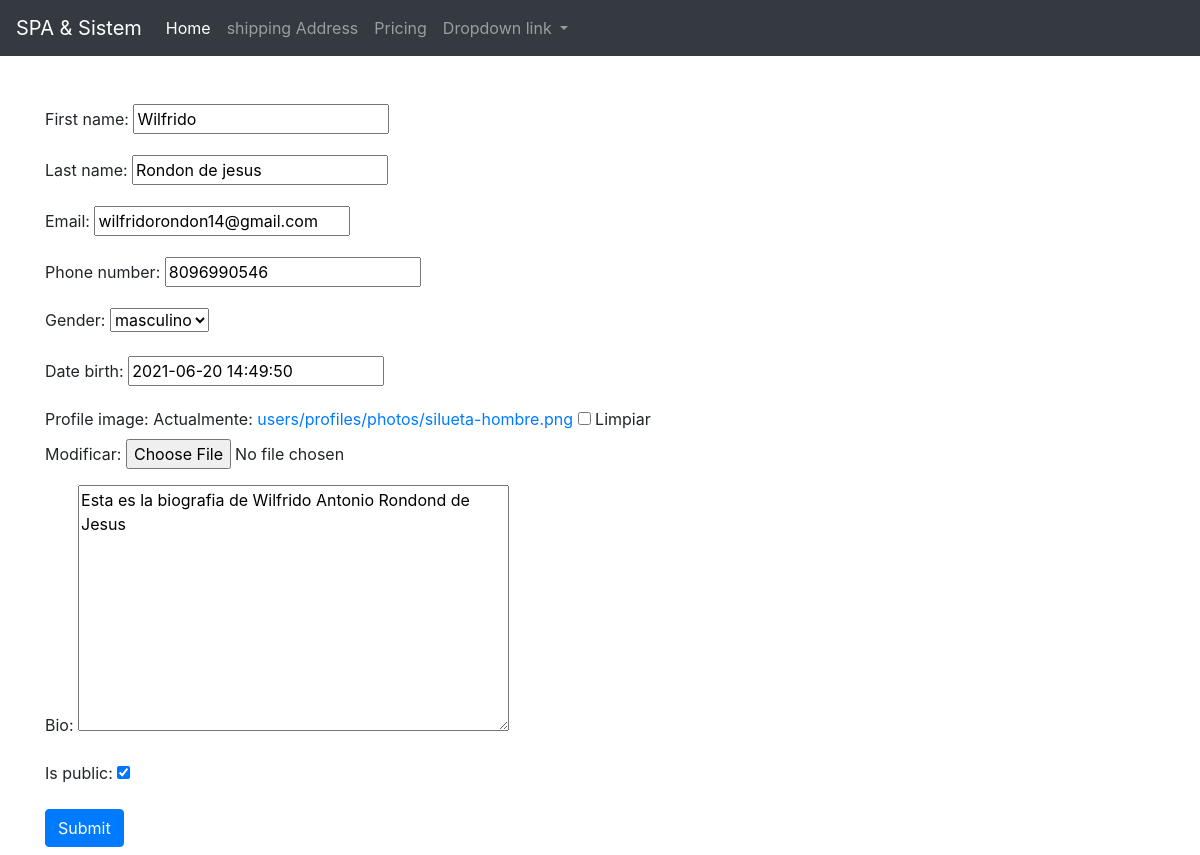
/main/update/1/, run on an earlier commit of the app's database.
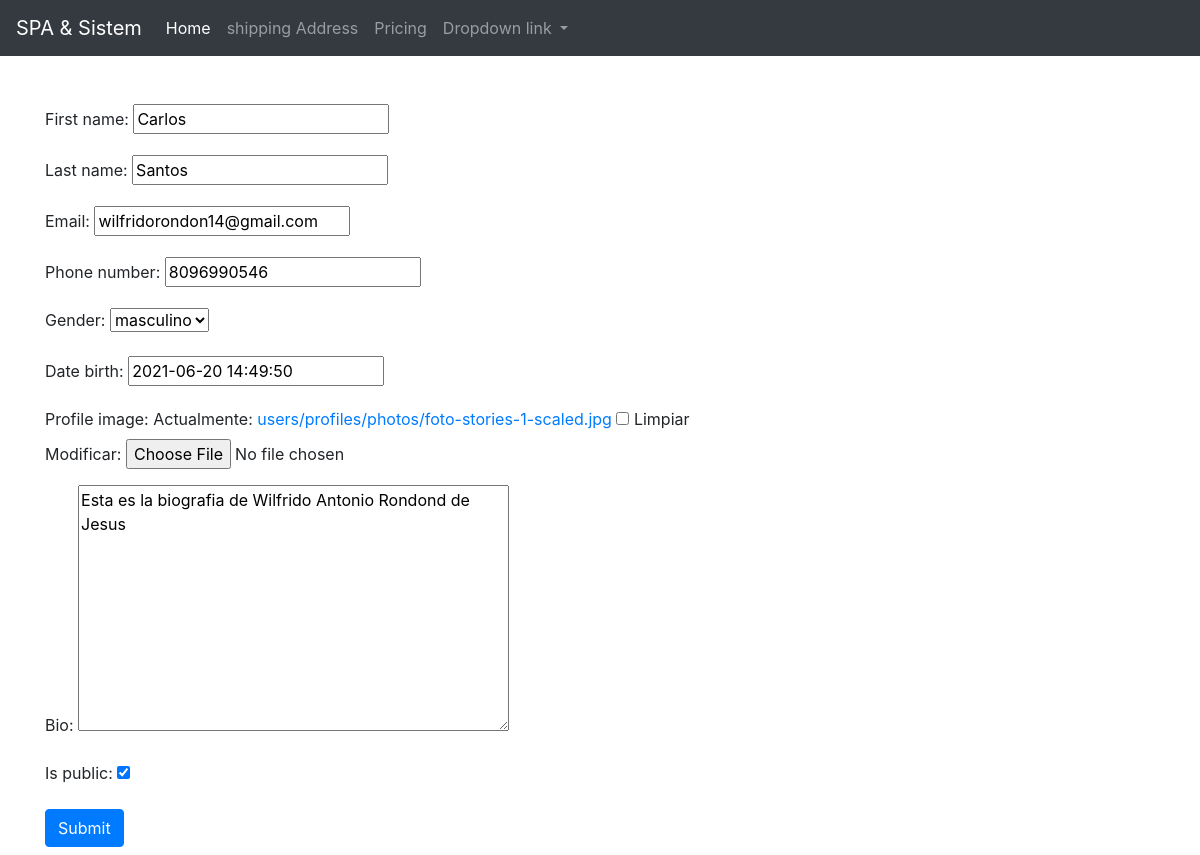
And on a later commit of the database.
### main/models.py (models this page shows, shortened)
class UserMOdel(models.Model):
    first_name = models.CharField(max_length=200)
    last_name = models.CharField(max_length=200)
    email = models.EmailField()
    phone_number =models.CharField(max_length=15, blank=True, null=True)
    gender = models.CharField(choices=GENDER_OPTS, max_length=20)
    date_birth = models.DateTimeField(blank=True, null=True)
    created = models.DateTimeField(auto_now_add=True)
    updated = models.DateTimeField(auto_now=True)

### main/views.py (the view, shortened to what this page needs)
# urls.py: path('update/<int:id>/', UpdateUserView.as_view(), name='update'),
class UpdateUserView(views.View):
    template_name = 'main/form.html'
    action = 'update'
    def get(self, request, id):
        user = UserMOdel.objects.get(id = id)
        user_form = UserForm(instance = user )
        profile_form = Profile_form(instance= user.profile)
        context = {
        'user': user,
        'action': self.action,
        'user_form': user_form,
        'profile_form' : profile_form
          }
        return render(request, self.template_name, context)

### main/forms.py
class UserForm(forms.ModelForm):
    class Meta:
        model = UserMOdel
        fields ='__all__'

class Profile_form(forms.ModelForm):
    class Meta:
        model = Profile
        exclude =['user_id']

### main/templates/main/form.html (shortened to what this page needs)
{% extends 'base.html' %}
{% block content %}
<table>
    <form action="{% if action == 'update' %}
                {% url 'user:update' user.id %}
                {% else %}
                 {% url 'user:create' %}
                 {% endif %}"
      method="POST" enctype= "multipart/form-data"  >
    {{user_form.as_p}}
    {{profile_form.as_p}}
    <input type="submit" class="btn btn-primary mb-2"  {% if action == 'update'  %}Actualizar{% else %}Crear{% endif %} ">
</form>
</table>
{% endblock content %}

What changed in the data, as far as the page shows it:
changed UserMOdel "wilfridorondon14@gmail.com": first_name "Wilfrido" → "Carlos"; last_name "Rondon de jesus" → "Santos"
Also different on the page:
text no longer shown: "Profile image: Actualmente: users/profiles/photos/silueta-hombre.png Limpiar Modificar: Bio: Is public:"
text now shown: "Profile image: Actualmente: users/profiles/photos/foto-stories-1-scaled.jpg Limpiar Modificar: Bio: Is public:"
